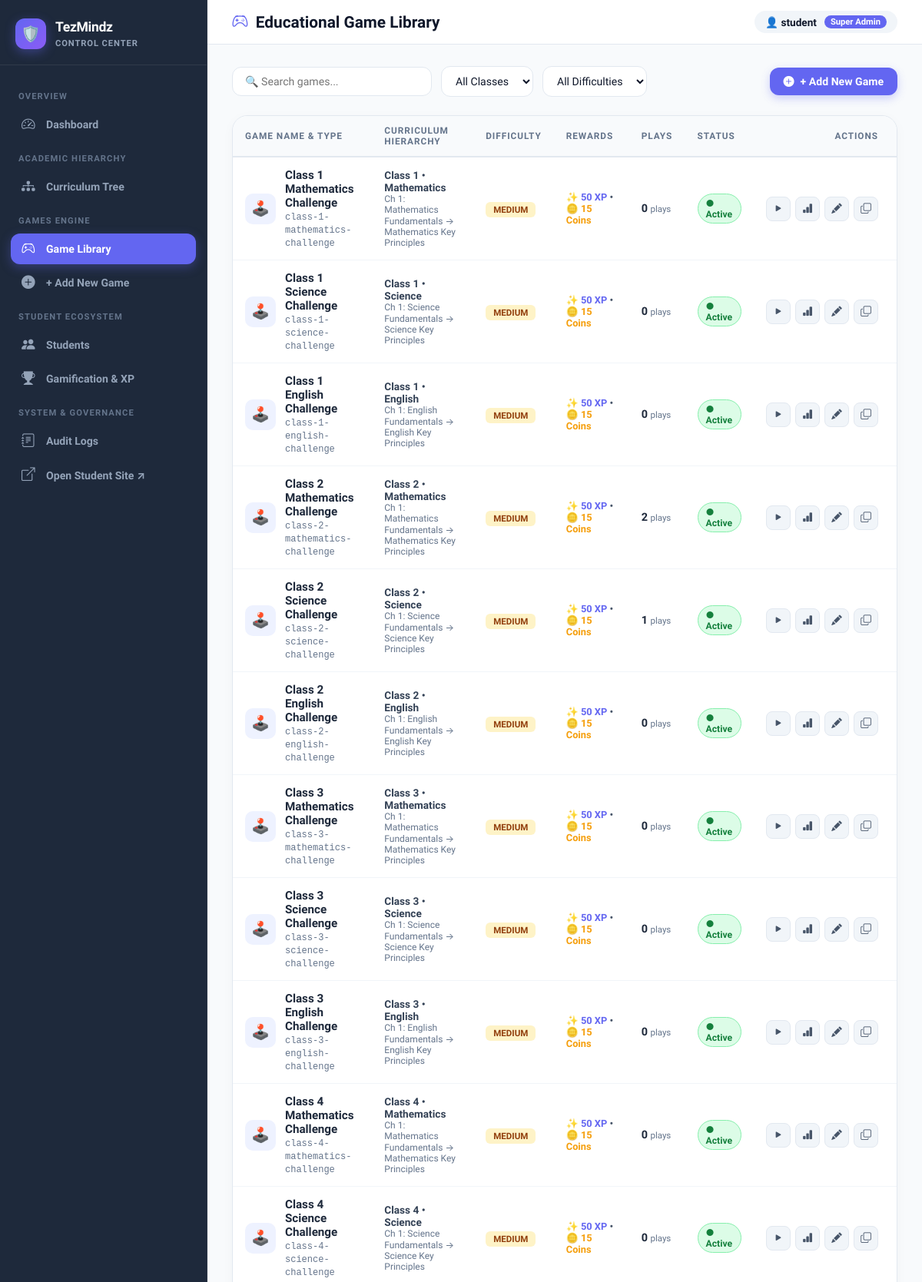
Screenshot of /tezadmin/games/ (signed in, upper part) with the database file from the repository.
### games/models.py (models this page shows, shortened)
class Game(models.Model):
    DIFFICULTY_CHOICES = [
        ("easy", "Easy"),
        ("medium", "Medium"),
        ("hard", "Hard"),
    ]
    concept = models.ForeignKey(Concept, on_delete=models.CASCADE, related_name="games")
    template = models.ForeignKey(GameTemplate, on_delete=models.SET_NULL, null=True, blank=True, related_name="games")
    title = models.CharField(max_length=255)
    slug = models.SlugField(unique=True, max_length=255, blank=True, null=True)
    game_path = models.CharField(
        max_length=500,
        blank=True,
        default="",
        help_text="Path within games/ folder, e.g. class_5/mathematics/chapter_01_large_numbers/topic_01_reading_writing_numbers/number_builder"
    )
    game_type = models.CharField(max_length=50, default="house_builder", help_text="Engine identifier: house_builder, shopping, fractions, etc.")
    description = models.TextField(blank=True)
    instructions = models.TextField(blank=True)
    difficulty = models.CharField(max_length=20, choices=DIFFICULTY_CHOICES, default="medium")
    thumbnail = models.CharField(max_length=255, blank=True, null=True)
    estimated_time = models.PositiveIntegerField(default=15, help_text="Estimated play time in minutes")
    xp_reward = models.PositiveIntegerField(default=50)
    coin_reward = models.PositiveIntegerField(default=15)
    config = models.JSONField(default=dict, blank=True)  # General game config
    is_active = models.BooleanField(default=True)
    created_at = models.DateTimeField(default=timezone.now)
    updated_at = models.DateTimeField(auto_now=True)

### academics/models.py (models this page shows, shortened)
class Concept(models.Model):
    DIFFICULTY_CHOICES = [
        ("easy", "Easy"),
        ("medium", "Medium"),
        ("hard", "Hard"),
    ]
    chapter = models.ForeignKey(Chapter, on_delete=models.CASCADE, related_name="concepts")
    name = models.CharField(max_length=255)
    slug = models.SlugField(blank=True)
    description = models.TextField()
    real_world_example = models.TextField(blank=True, null=True)
    difficulty = models.CharField(max_length=20, choices=DIFFICULTY_CHOICES, default="medium")
    estimated_time = models.PositiveIntegerField(default=15, help_text="Estimated time in minutes")
    order = models.PositiveIntegerField()
    is_active = models.BooleanField(default=True)
    class Meta:
        ordering = ["order"]
        unique_together = ("chapter", "order")

class Chapter(models.Model):
    class_subject = models.ForeignKey(ClassSubject, on_delete=models.CASCADE, related_name="chapters")
    name = models.CharField(max_length=255)
    slug = models.SlugField(blank=True)
    description = models.TextField(blank=True)
    order = models.PositiveIntegerField()
    is_active = models.BooleanField(default=True)
    class Meta:
        ordering = ["order"]
        unique_together = ("class_subject", "order")

class ClassSubject(models.Model):
    student_class = models.ForeignKey(Class, on_delete=models.CASCADE, related_name="class_subjects")
    subject = models.ForeignKey(Subject, on_delete=models.CASCADE, related_name="class_subjects")
    total_modules = models.PositiveIntegerField(default=0)
    class Meta:
        unique_together = ("student_class", "subject")

class Class(models.Model):
    grade_number = models.PositiveIntegerField(unique=True)
    name = models.CharField(max_length=50)           # e.g., "Grade 5"
    class_label = models.CharField(max_length=50)    # e.g., "Class 5"
    slug = models.SlugField(unique=True, blank=True)  # e.g., "class-5"
    stage = models.CharField(max_length=100)          # e.g., "Olympiad Challenger"
    age_group = models.CharField(max_length=50)       # e.g., "Age 10 - 11"
    description = models.TextField(blank=True)
    category = models.CharField(
        max_length=20,
        choices=[
            ("primary", "Primary"),
            ("middle", "Middle"),
            ("senior", "Senior"),
        ]
    )
    is_active = models.BooleanField(default=True)
    created_at = models.DateTimeField(auto_now_add=True, null=True)
    updated_at = models.DateTimeField(auto_now=True, null=True)
    class Meta:
        verbose_name_plural = "Classes"
        ordering = ["grade_number"]

class Subject(models.Model):
    title = models.CharField(max_length=100, unique=True)
    subtitle = models.CharField(max_length=255)
    olympiad_code = models.CharField(max_length=100)
    icon_type = models.CharField(
        max_length=50,
        choices=[
            ("math", "math"),
            ("science", "science"),
            ("english", "english"),
        ]
    )
    color_theme = models.JSONField()
    is_active = models.BooleanField(default=True)

### common/admin_views.py (the view)
# urls.py: path("games/", admin_views.admin_game_library_view, name="game_library"),
@user_passes_test(is_staff_or_admin, login_url="/login/")
def admin_game_library_view(request):
    games = (
        Game.objects
        .select_related("concept__chapter__class_subject__student_class", "concept__chapter__class_subject__subject")
        .order_by("concept__chapter__class_subject__student_class__grade_number", "concept__chapter__order", "concept__order")
    )
    for g in games:
        g.play_count = g.sessions.count()
    context = {
        "title": "Educational Game Library",
        "active_tab": "games",
        "games": games,
        "classes": Class.objects.filter(is_active=True).order_by("grade_number"),
    }
    return render(request, "admin/game_library.html", context)

### frontend/templates/admin/game_library.html (shortened to what this page needs)
{% extends "admin/base_admin.html" %}
{% block header_title %}
  <i class="bi bi-controller" style="color:#6366F1;"></i>
  Educational Game Library
{% endblock %}
{% block content %}
<div class="library-toolbar">
  <div class="filter-group">
    <input type="text" id="gameSearch" class="search-input" placeholder="🔍 Search games..." onkeyup="filterGames()" />
    <select id="classFilter" class="filter-select" onchange="filterGames()">
      <option value="">All Classes</option>
    </select>
    <select id="diffFilter" class="filter-select" onchange="filterGames()">
      <option value="">All Difficulties</option>
    </select>
  </div>
  <div>
    <a href="{% url 'tezadmin:game_add' %}" class="btn-admin btn-admin-primary">
      <i class="bi bi-plus-circle-fill"></i> + Add New Game
    </a>
  </div>
</div>
<div class="admin-card" style="padding: 0; overflow: hidden;">
  <table class="admin-table" id="gamesTable">
    <thead>
      <tr>
        <th>Game Name & Type</th>
        <th>Curriculum Hierarchy</th>
        <th>Difficulty</th>
        <th>Rewards</th>
        <th>Plays</th>
        <th>Status</th>
        <th style="text-align: right; padding-right: 24px;">Actions</th>
      </tr>
    </thead>
    <tbody>
      {% for game in games %}
        <tr class="game-row" data-title="{{ game.title|lower }}" data-class="Class {{ game.concept.chapter.class_subject.student_class.grade_number }}" data-diff="{{ game.difficulty }}">
          <td>
            <div style="display: flex; align-items: center; gap: 12px;">
              <div class="game-icon-box">
                {% if game.game_type == 'math_arithmetic' %}🔢
                {% elif game.game_type == 'interactive_activity' %}🎮
                {% elif game.game_type == 'puzzle' %}🧩
                {% else %}🕹️{% endif %}
              </div>
              <div>
                <strong style="font-size: 0.95rem; color: #1E293B; display: block;">{{ game.title }}</strong>
                <code style="font-size: 0.75rem; color: #64748B;">{{ game.slug }}</code>
              </div>
            </div>
          </td>
          <td>
            <div style="font-size: 0.85rem; font-weight: 700; color: #334155;">
              Class {{ game.concept.chapter.class_subject.student_class.grade_number }} • {{ game.concept.chapter.class_subject.subject.title }}
            </div>
            <div style="font-size: 0.75rem; color: #64748B;">
              Ch {{ game.concept.chapter.order }}: {{ game.concept.chapter.name }} → {{ game.concept.name }}
            </div>
          </td>
          <td>
            <span class="diff-pill diff-{{ game.difficulty }}">{{ game.difficulty }}</span>
          </td>
          <td>
            <div style="font-size: 0.8rem; font-weight: 700; color: #475569;">
              <span style="color: #6366F1;">✨ {{ game.xp_reward }} XP</span> •
              <span style="color: #F59E0B;">🪙 {{ game.coin_reward }} Coins</span>
            </div>
          </td>
          <td>
            <strong style="font-size: 0.9rem; color: #1E293B;">{{ game.play_count }}</strong>
            <span style="font-size: 0.72rem; color: #64748B;">plays</span>
          </td>
          <td>
            <span class="status-pill status-badge-toggle {% if game.is_active %}active{% else %}draft{% endif %}" id="status-badge-{{ game.id }}" onclick="toggleGameStatus('{{ game.id }}')">
              {% if game.is_active %}● Active{% else %}○ Draft{% endif %}
            </span>
          </td>
          <td style="text-align: right; padding-right: 24px;">
            <div class="action-btns" style="justify-content: flex-end;">
              <a href="{% url 'common:game_play_by_slug' game.slug %}" class="action-btn" target="_blank" title="Play / Preview Game">
                <i class="bi bi-play-fill"></i>
              </a>
              <a href="{% url 'tezadmin:game_analytics' game.id %}" class="action-btn" title="View Telemetry Analytics">
                <i class="bi bi-bar-chart-fill"></i>
              </a>
              <a href="{% url 'tezadmin:game_edit' game.id %}" class="action-btn" title="Edit Game Metadata & Code">
                <i class="bi bi-pencil-fill"></i>
              </a>
              <button type="button" class="action-btn" onclick="duplicateGame('{{ game.id }}')" title="Duplicate Game Clone">
                <i class="bi bi-copy"></i>
              </button>
            </div>
          </td>
        </tr>
      {% empty %}
        <tr>
          <td colspan="7" style="text-align: center; padding: 48px; color: #94A3B8;">
            No games found. Click <strong>+ Add New Game</strong> to upload or register your first educational game.
          </td>
        </tr>
      {% endfor %}
    </tbody>
  </table>
</div>
{% endblock %}

### frontend/templates/admin/base_admin.html (shortened to what this page needs)
<!DOCTYPE html>
<html lang="en">
<head>
  <link rel="stylesheet" href="https://cdn.jsdelivr.net/npm/bootstrap-icons@1.11.3/font/bootstrap-icons.min.css" />
</head>
<body>
  <aside class="admin-sidebar">
    <a href="{% url 'tezadmin:dashboard' %}" class="sidebar-brand">
      <div class="sidebar-brand-icon">🛡️</div>
      <div class="sidebar-brand-text">
        <strong>TezMindz</strong>
        <small>Control Center</small>
      </div>
    </a>
    <nav class="sidebar-menu">
      <div class="menu-header">Overview</div>
      <a href="{% url 'tezadmin:dashboard' %}" class="menu-link {% if active_tab == 'dashboard' %}active{% endif %}">
        <i class="bi bi-speedometer2"></i>
        <span>Dashboard</span>
      </a>
      <div class="menu-header">Academic Hierarchy</div>
      <a href="{% url 'tezadmin:academic_hierarchy' %}" class="menu-link {% if active_tab == 'academic' %}active{% endif %}">
        <i class="bi bi-diagram-3-fill"></i>
        <span>Curriculum Tree</span>
      </a>
      <div class="menu-header">Games Engine</div>
      <a href="{% url 'tezadmin:game_library' %}" class="menu-link {% if active_tab == 'games' %}active{% endif %}">
        <i class="bi bi-controller"></i>
        <span>Game Library</span>
      </a>
      <a href="{% url 'tezadmin:game_add' %}" class="menu-link">
        <i class="bi bi-plus-circle-fill"></i>
        <span>+ Add New Game</span>
      </a>
      <div class="menu-header">Student Ecosystem</div>
      <a href="{% url 'tezadmin:student_list' %}" class="menu-link {% if active_tab == 'students' %}active{% endif %}">
        <i class="bi bi-people-fill"></i>
        <span>Students</span>
      </a>
      <a href="{% url 'tezadmin:gamification' %}" class="menu-link {% if active_tab == 'gamification' %}active{% endif %}">
        <i class="bi bi-trophy-fill"></i>
        <span>Gamification & XP</span>
      </a>
      <div class="menu-header">System & Governance</div>
      <a href="{% url 'tezadmin:audit_logs' %}" class="menu-link {% if active_tab == 'audit_logs' %}active{% endif %}">
        <i class="bi bi-journal-text"></i>
        <span>Audit Logs</span>
      </a>
      <a href="{% url 'common:dashboard' %}" class="menu-link" target="_blank">
        <i class="bi bi-box-arrow-up-right"></i>
        <span>Open Student Site ↗</span>
      </a>
    </nav>
  </aside>
  <main class="admin-main">
    <header class="admin-header">
      <div class="header-title">
        {% block header_title %}{{ title }}{% endblock %}
      </div>
      <div class="header-actions">
        <div class="admin-user-pill">
          <span>👤 {{ request.user.username }}</span>
          <span class="badge">{% if request.user.is_superuser %}Super Admin{% else %}Staff Admin{% endif %}</span>
        </div>
      </div>
    </header>
    <div class="admin-body">
      {% block content %}{% endblock %}
    </div>
  </main>
</body>
</html>

### rows the page displays
Game: title "Class 1 Mathematics Challenge", slug "class-1-mathematics-challenge", concept.chapter.class_subject.student_class.grade_number "1", concept.chapter.class_subject.subject "Mathematics", concept.chapter.order "1", concept.chapter.name "Mathematics Fundamentals", concept.name "Mathematics Key Principles", difficulty "MEDIUM", xp_reward "50", coin_reward "15", play_count "0", is_active "● Active"
Game: title "Class 1 Science Challenge", slug "class-1-science-challenge", concept.chapter.class_subject.student_class.grade_number "1", concept.chapter.class_subject.subject "Science", concept.chapter.order "1", concept.chapter.name "Science Fundamentals", concept.name "Science Key Principles", difficulty "MEDIUM", xp_reward "50", coin_reward "15", play_count "0", is_active "● Active"
Game: title "Class 1 English Challenge", slug "class-1-english-challenge", concept.chapter.class_subject.student_class.grade_number "1", concept.chapter.class_subject.subject "English", concept.chapter.order "1", concept.chapter.name "English Fundamentals", concept.name "English Key Principles", difficulty "MEDIUM", xp_reward "50", coin_reward "15", play_count "0", is_active "● Active"
Game: title "Class 2 Mathematics Challenge", slug "class-2-mathematics-challenge", concept.chapter.class_subject.student_class.grade_number "2", concept.chapter.class_subject.subject "Mathematics", concept.chapter.order "1", concept.chapter.name "Mathematics Fundamentals", concept.name "Mathematics Key Principles", difficulty "MEDIUM", xp_reward "50", coin_reward "15", play_count "2", is_active "● Active"
Game: title "Class 2 Science Challenge", slug "class-2-science-challenge", concept.chapter.class_subject.student_class.grade_number "2", concept.chapter.class_subject.subject "Science", concept.chapter.order "1", concept.chapter.name "Science Fundamentals", concept.name "Science Key Principles", difficulty "MEDIUM", xp_reward "50", coin_reward "15", play_count "1", is_active "● Active"
Game: title "Class 2 English Challenge", slug "class-2-english-challenge", concept.chapter.class_subject.student_class.grade_number "2", concept.chapter.class_subject.subject "English", concept.chapter.order "1", concept.chapter.name "English Fundamentals", concept.name "English Key Principles", difficulty "MEDIUM", xp_reward "50", coin_reward "15", play_count "0", is_active "● Active"
Game: title "Class 3 Mathematics Challenge", slug "class-3-mathematics-challenge", concept.chapter.class_subject.student_class.grade_number "3", concept.chapter.class_subject.subject "Mathematics", concept.chapter.order "1", concept.chapter.name "Mathematics Fundamentals", concept.name "Mathematics Key Principles", difficulty "MEDIUM", xp_reward "50", coin_reward "15", play_count "0", is_active "● Active"
Game: title "Class 3 Science Challenge", slug "class-3-science-challenge", concept.chapter.class_subject.student_class.grade_number "3", concept.chapter.class_subject.subject "Science", concept.chapter.order "1", concept.chapter.name "Science Fundamentals", concept.name "Science Key Principles", difficulty "MEDIUM", xp_reward "50", coin_reward "15", play_count "0", is_active "● Active"
Game: title "Class 3 English Challenge", slug "class-3-english-challenge", concept.chapter.class_subject.student_class.grade_number "3", concept.chapter.class_subject.subject "English", concept.chapter.order "1", concept.chapter.name "English Fundamentals", concept.name "English Key Principles", difficulty "MEDIUM", xp_reward "50", coin_reward "15", play_count "0", is_active "● Active"
Game: title "Class 4 Mathematics Challenge", slug "class-4-mathematics-challenge", concept.chapter.class_subject.student_class.grade_number "4", concept.chapter.class_subject.subject "Mathematics", concept.chapter.order "1", concept.chapter.name "Mathematics Fundamentals", concept.name "Mathematics Key Principles", difficulty "MEDIUM", xp_reward "50", coin_reward "15", play_count "0", is_active "● Active"
Game: title "Class 4 Science Challenge", slug "class-4-science-challenge", concept.chapter.class_subject.student_class.grade_number "4", concept.chapter.class_subject.subject "Science", concept.chapter.order "1", concept.chapter.name "Science Fundamentals", concept.name "Science Key Principles", difficulty "MEDIUM", xp_reward "50", coin_reward "15", play_count "0", is_active "● Active"

### other values shown
{{ request.user.username }} "student"
